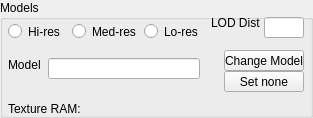
    <widget class="QGroupBox" name="IDC_STATIC_7">
      <property name="geometry">
        <rect>
          <x>8</x>
          <y>157</y>
          <width>313</width>
          <height>118</height>
        </rect>
      </property>
      <property name="title">
        <string>Models</string>
      </property>
      <property name="visible">
        <bool>true</bool>
      </property>
      <property name="enabled">
        <bool>true</bool>
      </property>
      <property name="flat">
        <bool>false</bool>
      </property>
      <widget class="QLabel" name="IDC_STATIC_8">
        <property name="geometry">
          <rect>
            <x>211</x>
            <y>16</y>
            <width>51</width>
            <height>16</height>
          </rect>
        </property>
        <property name="text">
          <string>LOD Dist</string>
        </property>
        <property name="visible">
          <bool>true</bool>
        </property>
        <property name="enabled">
          <bool>true</bool>
        </property>
        <property name="alignment">
          <set>Qt::AlignLeft</set>
        </property>
      </widget>
      <widget class="QLineEdit" name="IDC_LOD_DISTANCE_EDIT">
        <property name="geometry">
          <rect>
            <x>264</x>
            <y>17</y>
            <width>40</width>
            <height>21</height>
          </rect>
        </property>
        <property name="visible">
          <bool>true</bool>
        </property>
        <property name="enabled">
          <bool>true</bool>
        </property>
      </widget>
      <widget class="QRadioButton" name="IDC_HIRES_RADIO">
        <property name="geometry">
          <rect>
            <x>8</x>
            <y>22</y>
            <width>89</width>
            <height>19</height>
          </rect>
        </property>
        <property name="text">
          <string>Hi-res</string>
        </property>
        <property name="visible">
          <bool>true</bool>
        </property>
        <property name="enabled">
          <bool>true</bool>
        </property>
      </widget>
      <widget class="QRadioButton" name="IDC_MEDRES_RADIO">
        <property name="geometry">
          <rect>
            <x>72</x>
            <y>22</y>
            <width>89</width>
            <height>19</height>
          </rect>
        </property>
        <property name="text">
          <string>Med-res</string>
        </property>
        <property name="visible">
          <bool>true</bool>
        </property>
        <property name="enabled">
          <bool>true</bool>
        </property>
      </widget>
      <widget class="QRadioButton" name="IDC_LORES_RADIO">
        <property name="geometry">
          <rect>
            <x>144</x>
            <y>22</y>
            <width>89</width>
            <height>19</height>
          </rect>
        </property>
        <property name="text">
          <string>Lo-res</string>
        </property>
        <property name="visible">
          <bool>true</bool>
        </property>
        <property name="enabled">
          <bool>true</bool>
        </property>
      </widget>
      <widget class="QPushButton" name="IDC_GENERIC_CHANGE_MODEL">
        <property name="geometry">
          <rect>
            <x>224</x>
            <y>50</y>
            <width>80</width>
            <height>21</height>
          </rect>
        </property>
        <property name="text">
          <string>Change Model</string>
        </property>
        <property name="visible">
          <bool>true</bool>
        </property>
        <property name="enabled">
          <bool>true</bool>
        </property>
        <property name="default">
          <bool>false</bool>
        </property>
        <property name="autoDefault">
          <bool>false</bool>
        </property>
      </widget>
      <widget class="QLabel" name="IDC_STATIC_9">
        <property name="geometry">
          <rect>
            <x>8</x>
            <y>58</y>
            <width>51</width>
            <height>16</height>
          </rect>
        </property>
        <property name="text">
          <string>Model</string>
        </property>
        <property name="visible">
          <bool>true</bool>
        </property>
        <property name="enabled">
          <bool>true</bool>
        </property>
        <property name="alignment">
          <set>Qt::AlignLeft</set>
        </property>
      </widget>
      <widget class="QLineEdit" name="IDC_GENERIC_MODEL_NAME_EDIT">
        <property name="geometry">
          <rect>
            <x>48</x>
            <y>58</y>
            <width>152</width>
            <height>21</height>
          </rect>
        </property>
        <property name="visible">
          <bool>true</bool>
        </property>
        <property name="enabled">
          <bool>true</bool>
        </property>
        <property name="readOnly">
          <bool>true</bool>
        </property>
      </widget>
      <widget class="QPushButton" name="IDC_NOLOD">
        <property name="geometry">
          <rect>
            <x>224</x>
            <y>71</y>
            <width>80</width>
            <height>21</height>
          </rect>
        </property>
        <property name="text">
          <string>Set none</string>
        </property>
        <property name="visible">
          <bool>true</bool>
        </property>
        <property name="enabled">
          <bool>true</bool>
        </property>
        <property name="default">
          <bool>false</bool>
        </property>
        <property name="autoDefault">
          <bool>false</bool>
        </property>
      </widget>
      <widget class="QLabel" name="IDC_TEXTURE_RAM_TEXT">
        <property name="geometry">
          <rect>
            <x>8</x>
            <y>102</y>
            <width>136</width>
            <height>16</height>
          </rect>
        </property>
        <property name="text">
          <string>Texture RAM:</string>
        </property>
        <property name="visible">
          <bool>true</bool>
        </property>
        <property name="enabled">
          <bool>true</bool>
        </property>
        <property name="alignment">
          <set>Qt::AlignLeft</set>
        </property>
      </widget>
    </widget>
